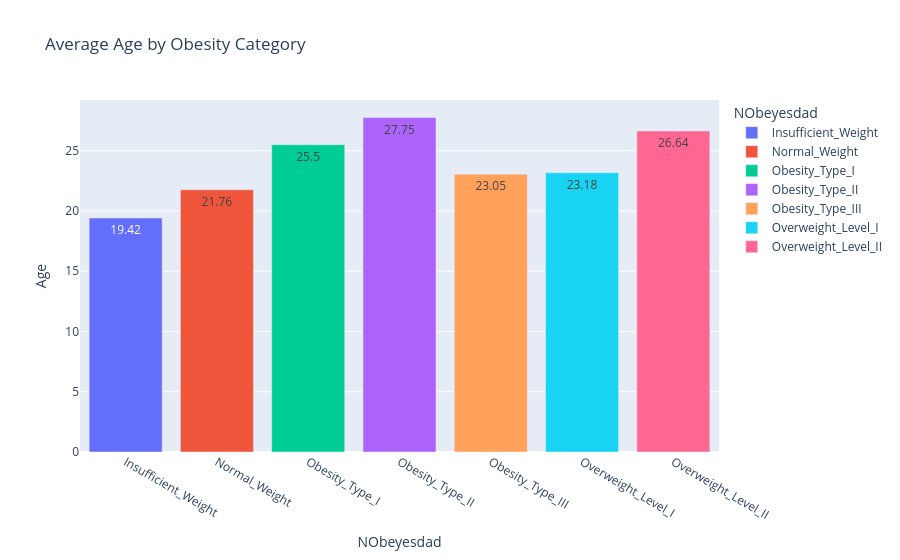

This figure's notebook cell:
### Code cell
age_obesity = df1.groupby("NObeyesdad")["Age"].mean().round(2).reset_index()
print(age_obesity)
fig = px.bar(age_obesity,
             x="NObeyesdad",
             y="Age",
             color="NObeyesdad",
             text="Age",
             title="Average Age by Obesity Category")
fig.show()

### Figure 1 — Plotly figure (JSON) as saved in the notebook; plotly's stock layout.template omitted (floating-point values rounded to 4 significant figures)
{"data": [{"hovertemplate": "NObeyesdad=%{x}<br>Age=%{text}<extra></extra>", "legendgroup": "Insufficient_Weight", "marker": {"color": "#636efa", "pattern": {"shape": ""}}, "name": "Insufficient_Weight", "orientation": "v", "showlegend": true, "text": [19.42], "textposition": "auto", "type": "bar", "x": ["Insufficient_Weight"], "xaxis": "x", "y": [19.42], "yaxis": "y"}, {"hovertemplate": "NObeyesdad=%{x}<br>Age=%{text}<extra></extra>", "legendgroup": "Normal_Weight", "marker": {"color": "#EF553B", "pattern": {"shape": ""}}, "name": "Normal_Weight", "orientation": "v", "showlegend": true, "text": [21.76], "textposition": "auto", "type": "bar", "x": ["Normal_Weight"], "xaxis": "x", "y": [21.76], "yaxis": "y"}, {"hovertemplate": "NObeyesdad=%{x}<br>Age=%{text}<extra></extra>", "legendgroup": "Obesity_Type_I", "marker": {"color": "#00cc96", "pattern": {"shape": ""}}, "name": "Obesity_Type_I", "orientation": "v", "showlegend": true, "text": [25.5], "textposition": "auto", "type": "bar", "x": ["Obesity_Type_I"], "xaxis": "x", "y": [25.5], "yaxis": "y"}, {"hovertemplate": "NObeyesdad=%{x}<br>Age=%{text}<extra></extra>", "legendgroup": "Obesity_Type_II", "marker": {"color": "#ab63fa", "pattern": {"shape": ""}}, "name": "Obesity_Type_II", "orientation": "v", "showlegend": true, "text": [27.75], "textposition": "auto", "type": "bar", "x": ["Obesity_Type_II"], "xaxis": "x", "y": [27.75], "yaxis": "y"}, {"hovertemplate": "NObeyesdad=%{x}<br>Age=%{text}<extra></extra>", "legendgroup": "Obesity_Type_III", "marker": {"color": "#FFA15A", "pattern": {"shape": ""}}, "name": "Obesity_Type_III", "orientation": "v", "showlegend": true, "text": [23.05], "textposition": "auto", "type": "bar", "x": ["Obesity_Type_III"], "xaxis": "x", "y": [23.05], "yaxis": "y"}, {"hovertemplate": "NObeyesdad=%{x}<br>Age=%{text}<extra></extra>", "legendgroup": "Overweight_Level_I", "marker": {"color": "#19d3f3", "pattern": {"shape": ""}}, "name": "Overweight_Level_I", "orientation": "v", "showlegend": true, "text": [23.18], "textposition": "auto", "type": "bar", "x": ["Overweight_Level_I"], "xaxis": "x", "y": [23.18], "yaxis": "y"}, {"hovertemplate": "NObeyesdad=%{x}<br>Age=%{text}<extra></extra>", "legendgroup": "Overweight_Level_II", "marker": {"color": "#FF6692", "pattern": {"shape": ""}}, "name": "Overweight_Level_II", "orientation": "v", "showlegend": true, "text": [26.64], "textposition": "auto", "type": "bar", "x": ["Overweight_Level_II"], "xaxis": "x", "y": [26.64], "yaxis": "y"}], "layout": {"barmode": "relative", "legend": {"title": {"text": "NObeyesdad"}, "tracegroupgap": 0}, "title": {"text": "Average Age by Obesity Category"}, "xaxis": {"anchor": "y", "categoryarray": ["Insufficient_Weight", "Normal_Weight", "Obesity_Type_I", "Obesity_Type_II", "Obesity_Type_III", "Overweight_Level_I", "Overweight_Level_II"], "categoryorder": "array", "domain": [0, 1], "title": {"text": "NObeyesdad"}}, "yaxis": {"anchor": "x", "domain": [0, 1], "title": {"text": "Age"}}}}
